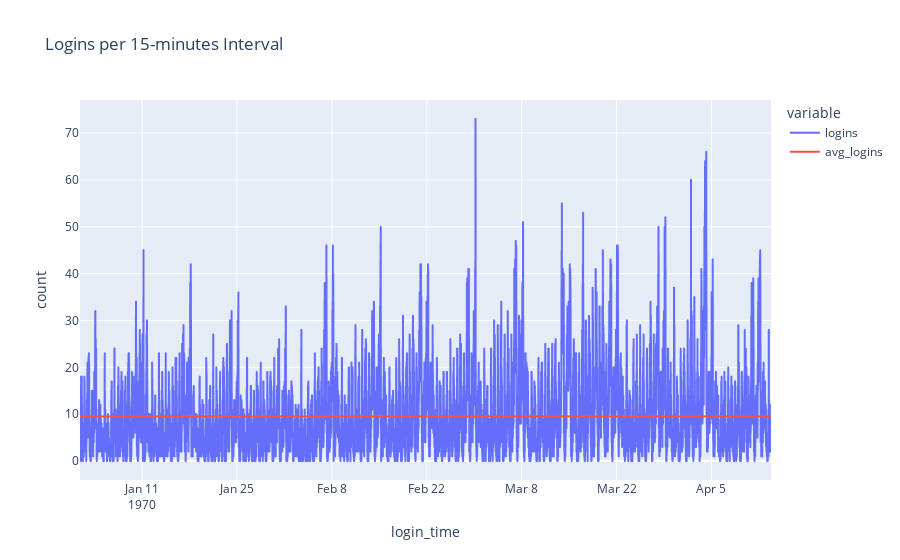

Write notebook code for a chart like this one.
### Code cell
# Plot logins in 15-min intervals
# logins_15m.plot(figsize=(16, 8))
# plt.title('Logins per 15-minutes Interval', fontsize=16)
# plt.ylabel('login_count');
logins_15m.plot(title='Logins per 15-minutes Interval', labels=dict(value='count'))

### Figure 1 — Plotly figure (JSON) as saved in the notebook; plotly's stock layout.template omitted (floating-point values rounded to 4 significant figures; data arrays with more than 128 entries replaced by an {"elided": "..."} marker saying what was removed)
{"data": [{"hovertemplate": "variable=logins<br>login_time=%{x}<br>count=%{y}<extra></extra>", "legendgroup": "logins", "line": {"color": "#636efa", "dash": "solid"}, "marker": {"symbol": "circle"}, "mode": "lines", "name": "logins", "showlegend": true, "type": "scattergl", "x": {"elided": "9788 str values"}, "xaxis": "x", "y": {"elided": "9788 int values"}, "yaxis": "y"}, {"hovertemplate": "variable=avg_logins<br>login_time=%{x}<br>count=%{y}<extra></extra>", "legendgroup": "avg_logins", "line": {"color": "#EF553B", "dash": "solid"}, "marker": {"symbol": "circle"}, "mode": "lines", "name": "avg_logins", "showlegend": true, "type": "scattergl", "x": {"elided": "9788 str values"}, "xaxis": "x", "y": {"elided": "9788 float values"}, "yaxis": "y"}], "layout": {"autosize": true, "legend": {"title": {"text": "variable"}, "tracegroupgap": 0}, "title": {"text": "Logins per 15-minutes Interval"}, "xaxis": {"anchor": "y", "autorange": true, "domain": [0, 1], "range": ["1970-01-01 20:00", "1970-04-13 18:45"], "title": {"text": "login_time"}, "type": "date"}, "yaxis": {"anchor": "x", "autorange": true, "domain": [0, 1], "range": [-4.056, 77.06], "title": {"text": "count"}, "type": "linear"}}}
